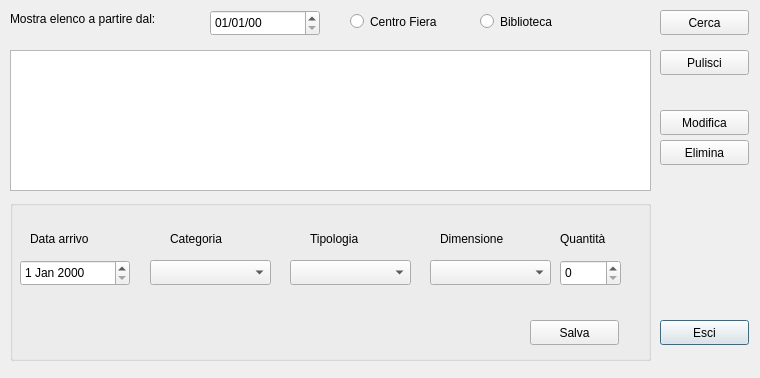
<?xml version="1.0" encoding="UTF-8"?>
<ui version="4.0">
 <class>GestioneArrivi</class>
 <widget class="QDialog" name="GestioneArrivi">
  <property name="geometry">
   <rect>
    <x>0</x>
    <y>0</y>
    <width>760</width>
    <height>378</height>
   </rect>
  </property>
  <property name="minimumSize">
   <size>
    <width>760</width>
    <height>378</height>
   </size>
  </property>
  <property name="maximumSize">
   <size>
    <width>760</width>
    <height>378</height>
   </size>
  </property>
  <property name="windowTitle">
   <string>Gestione Arrivi</string>
  </property>
  <widget class="QPushButton" name="btnEsci">
   <property name="geometry">
    <rect>
     <x>660</x>
     <y>320</y>
     <width>89</width>
     <height>25</height>
    </rect>
   </property>
   <property name="text">
    <string>Esci</string>
   </property>
  </widget>
  <widget class="QLabel" name="lblMostraCategoria">
   <property name="geometry">
    <rect>
     <x>10</x>
     <y>10</y>
     <width>201</width>
     <height>17</height>
    </rect>
   </property>
   <property name="text">
    <string>Mostra elenco a partire dal:</string>
   </property>
  </widget>
  <widget class="QTableView" name="tblArrivi">
   <property name="geometry">
    <rect>
     <x>10</x>
     <y>50</y>
     <width>641</width>
     <height>141</height>
    </rect>
   </property>
   <property name="selectionMode">
    <enum>QAbstractItemView::SingleSelection</enum>
   </property>
   <property name="selectionBehavior">
    <enum>QAbstractItemView::SelectRows</enum>
   </property>
   <attribute name="verticalHeaderVisible">
    <bool>false</bool>
   </attribute>
  </widget>
  <widget class="QPushButton" name="btnElimina">
   <property name="geometry">
    <rect>
     <x>660</x>
     <y>140</y>
     <width>89</width>
     <height>25</height>
    </rect>
   </property>
   <property name="text">
    <string>Elimina</string>
   </property>
  </widget>
  <widget class="QPushButton" name="btnCerca">
   <property name="geometry">
    <rect>
     <x>660</x>
     <y>10</y>
     <width>89</width>
     <height>25</height>
    </rect>
   </property>
   <property name="text">
    <string>Cerca</string>
   </property>
  </widget>
  <widget class="QGroupBox" name="grpGestione">
   <property name="geometry">
    <rect>
     <x>10</x>
     <y>200</y>
     <width>641</width>
     <height>161</height>
    </rect>
   </property>
   <property name="title">
    <string/>
   </property>
   <widget class="QLabel" name="lblCategoria">
    <property name="geometry">
     <rect>
      <x>160</x>
      <y>30</y>
      <width>71</width>
      <height>17</height>
     </rect>
    </property>
    <property name="text">
     <string>Categoria</string>
    </property>
   </widget>
   <widget class="QLabel" name="lblTipologia">
    <property name="geometry">
     <rect>
      <x>300</x>
      <y>30</y>
      <width>67</width>
      <height>17</height>
     </rect>
    </property>
    <property name="text">
     <string>Tipologia</string>
    </property>
   </widget>
   <widget class="QLabel" name="lblDimensione">
    <property name="geometry">
     <rect>
      <x>430</x>
      <y>30</y>
      <width>91</width>
      <height>17</height>
     </rect>
    </property>
    <property name="text">
     <string>Dimensione</string>
    </property>
   </widget>
   <widget class="QComboBox" name="comboBoxCategoria">
    <property name="geometry">
     <rect>
      <x>140</x>
      <y>60</y>
      <width>121</width>
      <height>25</height>
     </rect>
    </property>
   </widget>
   <widget class="QComboBox" name="comboBoxTipologia">
    <property name="geometry">
     <rect>
      <x>280</x>
      <y>60</y>
      <width>121</width>
      <height>25</height>
     </rect>
    </property>
   </widget>
   <widget class="QPushButton" name="btnSalva">
    <property name="geometry">
     <rect>
      <x>520</x>
      <y>120</y>
      <width>89</width>
      <height>25</height>
     </rect>
    </property>
    <property name="text">
     <string>Salva</string>
    </property>
   </widget>
   <widget class="QLabel" name="lblQuantita">
    <property name="geometry">
     <rect>
      <x>550</x>
      <y>30</y>
      <width>71</width>
      <height>17</height>
     </rect>
    </property>
    <property name="text">
     <string>Quantità</string>
    </property>
   </widget>
   <widget class="QSpinBox" name="spinBoxQuantita">
    <property name="geometry">
     <rect>
      <x>550</x>
      <y>60</y>
      <width>61</width>
      <height>26</height>
     </rect>
    </property>
    <property name="maximum">
     <number>500</number>
    </property>
   </widget>
   <widget class="QComboBox" name="comboBoxDimensione">
    <property name="geometry">
     <rect>
      <x>420</x>
      <y>60</y>
      <width>121</width>
      <height>25</height>
     </rect>
    </property>
   </widget>
   <widget class="QDateEdit" name="dateEditDataArrivo">
    <property name="geometry">
     <rect>
      <x>10</x>
      <y>60</y>
      <width>110</width>
      <height>26</height>
     </rect>
    </property>
   </widget>
   <widget class="QLabel" name="labelDataArrivo">
    <property name="geometry">
     <rect>
      <x>20</x>
      <y>30</y>
      <width>91</width>
      <height>17</height>
     </rect>
    </property>
    <property name="text">
     <string>Data arrivo</string>
    </property>
   </widget>
  </widget>
  <widget class="QPushButton" name="btnPulisci">
   <property name="geometry">
    <rect>
     <x>660</x>
     <y>50</y>
     <width>89</width>
     <height>25</height>
    </rect>
   </property>
   <property name="text">
    <string>Pulisci</string>
   </property>
  </widget>
  <widget class="QDateEdit" name="dateEditDataRicerca">
   <property name="geometry">
    <rect>
     <x>210</x>
     <y>10</y>
     <width>110</width>
     <height>26</height>
    </rect>
   </property>
   <property name="displayFormat">
    <string>dd/MM/yy</string>
   </property>
  </widget>
  <widget class="QPushButton" name="btnModifica">
   <property name="geometry">
    <rect>
     <x>660</x>
     <y>110</y>
     <width>89</width>
     <height>25</height>
    </rect>
   </property>
   <property name="text">
    <string>Modifica</string>
   </property>
  </widget>
  <widget class="QRadioButton" name="rbtnCentroFiera">
   <property name="geometry">
    <rect>
     <x>350</x>
     <y>10</y>
     <width>112</width>
     <height>23</height>
    </rect>
   </property>
   <property name="text">
    <string>Centro Fiera</string>
   </property>
  </widget>
  <widget class="QRadioButton" name="rbtnBiblioteca">
   <property name="geometry">
    <rect>
     <x>480</x>
     <y>10</y>
     <width>112</width>
     <height>23</height>
    </rect>
   </property>
   <property name="text">
    <string>Biblioteca</string>
   </property>
  </widget>
 </widget>
 <resources/>
 <connections/>
</ui>
